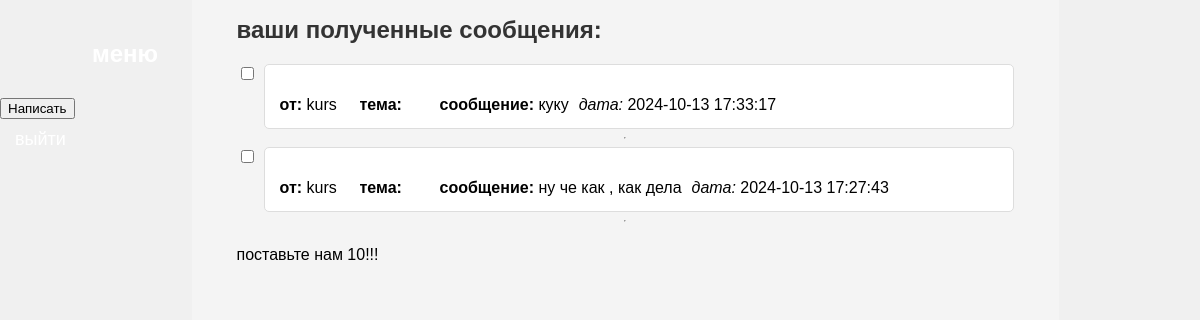
The page /com/home.php (signed in) on the database as committed earlier.
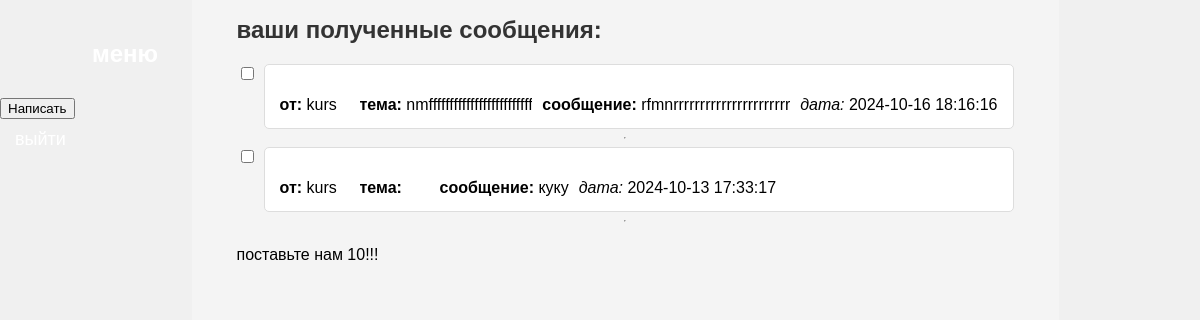
The same page on the database as committed later.
### tables this page shows
CREATE TABLE `messages` (
  `id` int NOT NULL,
  `sender_id` int NOT NULL,
  `message` text NOT NULL,
  `created_at` timestamp NULL DEFAULT CURRENT_TIMESTAMP,
  `receiver_id` int NOT NULL,
  `topic` text NOT NULL,
  `is_read` int DEFAULT NULL
);

CREATE TABLE `users` (
  `id` int NOT NULL,
  `username` varchar(50) NOT NULL,
  `email` varchar(100) NOT NULL,
  `password` varchar(255) NOT NULL,
  `created_at` timestamp NULL DEFAULT CURRENT_TIMESTAMP
);

### cfg/core.php (called while the page is built, shortened)
<?php
class MyDB
{
    var $dblogin = "root";
    var $dbpass = "";
    var $db = "mysite";
	private static $instance = null;
    public static function getInstance() {
        if (self::$instance === null) {
            self::$instance = new MyDB();
        }
        return self::$instance;
    }
    function connect() {
        $this->link = new mysqli('127.127.126.50', $this->dblogin, $this->dbpass, $this->db);
    }
}

### com/home.php (the view, shortened to what this page needs)
<!DOCTYPE html>
<html lang="ru">
<head>
    <link rel="stylesheet" type="text/css" href="/static/css/styles.css">
</head>
<body>
    <div class="sidebar">
        <h2>Меню</h2>
		<button id="openModalBtn">Написать </button>
                        <?php
                        require_once($_SERVER['DOCUMENT_ROOT'] . "/cfg/core.php");
                        $db = MyDB::getInstance();
                        $db->connect();
                        ?>
		<a href='/com/logout.php'>Выйти</a>
    </div>
    <div class="content">
        <h1>Ваши полученные сообщения:</h1>
        <?php
        $user_id = $_SESSION['user_id'];
        $db->connect();
        $query = "SELECT  messages.id AS message_id , users.username AS sender, messages.message, messages.created_at ,messages.topic
                  FROM messages
                  JOIN users ON messages.sender_id = users.id
                  WHERE messages.receiver_id = ?
                  ORDER BY messages.created_at DESC";
        $stmt = $db->link->prepare($query);
        $stmt->bind_param("i", $user_id);
        $stmt->execute();
        $stmt->bind_result($message_id, $sender, $message, $created_at, $topic);
?>
<form id="messageForm" method="post">
    <?php while ($stmt->fetch()): ?>
        <div class='message-conteiner'>
            <input type="checkbox" class="message-checkbox" name="message_ids[]" value="<?php echo $message_id; ?>" onclick="toggleActions()">
            <a href='/com/message.php?message_id=<?php echo $message_id; ?>' class='message'>
                <div class='message-item'><p><strong>От:</strong> <?php echo $sender; ?></p></div>
                <div class='message-item'><p><strong>Тема:</strong> <?php echo $topic; ?></p></div>
                <div class='message-item'><p><strong>Сообщение:</strong> <?php echo $message; ?></p></div>
                <p><em>Дата:</em> <?php echo $created_at; ?></p>
            </a>
        </div>
        <hr>
    <?php endwhile; ?>
</form>
        <footer>
            <p>Поставьте нам 10!!!</p>
        </footer>
    </div>
</body>
</html>

### static/css/styles.css (style rules this page uses)
body { font-family: Arial, sans-serif; background-color: #f0f0f0; display: flex; justify-content: center; align-items: center; height: 100vh; margin: 0; padding: 0; font-weight : normal; text-transform : lowercase; }
h1 { margin-bottom: 20px; font-size: 24px; color: #333; }
.sidebar { position: fixed; top: 0; left: 0; width: 250px; height: 100%; background-color: CCCCCC; padding-top: 20px; }
.sidebar h2 { color: white; text-align: center; margin-bottom: 30px; }
.sidebar a { padding: 10px 15px; text-decoration: none; font-size: 18px; color: white; display: block; transition: 0.3s; }
.content { margin-left: 50px; padding: 45px; height: 100vh; background-color: #f4f4f4; }
.message-conteiner { display: flex; justify-content: space-between; align-items: flex-start; width : 100%; }
.message-item { white-space:nowrap; overflow:hidden; text-overflow: ellipsis; min-width: 70px; }
.message { background-color: white; border: 1px solid #ddd; border-radius: 5px; padding: 15px; height: 65px; box-sizing: border-box; width: 750px; display: flex; flex-direction: row; overflow: hidden; text-overflow: ellipsis; white-space: nowrap; gap: 10px; text-decoration: none; color: black; transition: background-color 0.3s; }
.message-checkbox { margin-right: 10px; }
#messageForm { display: flex; flex-direction: column; }

Rows that differ between the two databases and show on the page:
removed messages: sender.username "kurs", message "ну че как , как дела", created_at "2024-10-13 17:27:43"
added messages: sender.username "kurs", topic "nmfffffffffffffffffffff…", message "rfmnrrrrrrrrrrrrrrrrrr…", created_at "2024-10-16 18:16:16"
